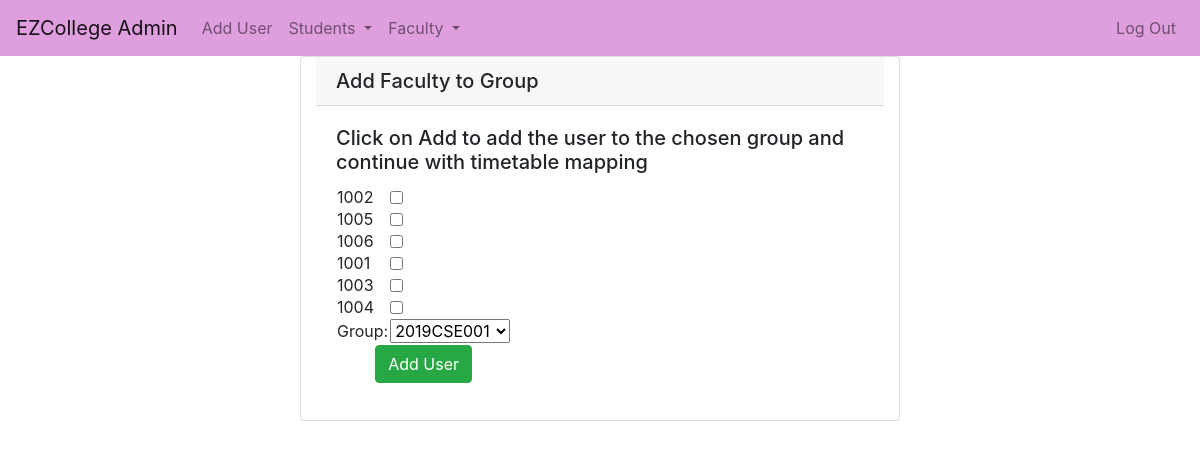
The page /acadportal/admin/addfacgroup.php on the database its author committed.
### tables this page shows
CREATE TABLE `faculty` (
  `id` int(11) NOT NULL,
  `firstname` longtext NOT NULL,
  `lastname` longtext NOT NULL,
  `username` longtext NOT NULL,
  `dept` longtext NOT NULL,
  `designation` longtext NOT NULL,
  `email` longtext NOT NULL,
  `phone` longtext NOT NULL
);

### acadportal/admin/addfacgroup.php (the view, shortened to what this page needs)
<html>
	<head>
		<?php
			include "navbar.php";
		?>
	</head>
	<body>
		<div class="card col-6 ">
		  <h5 class="card-header">Add Faculty to Group</h5>
		  <div class="card-body align-self-center">
			<h5 class="card-title">Click on Add to add the user to the chosen group and continue with timetable mapping</h5>
			<form action="addfacgroup" method="post">
			<table>
			<?php
				$res = $con->query("SELECT `username` FROM `faculty` ");
				while($rows=$res->fetch_assoc()){
			?>
			<tr>
				<td><?php echo $rows['username']; ?></td>
				<td> <input type="checkbox" name="member[]" value="<?php echo $rows['username']; ?>" />
				</td>
			</tr>
			<?php
				}
				$res = $con->query("SELECT * FROM `group_data`");
				?>
			<tr>
				<td>Group:  </td>
				<td>
					<select name="group">
					<?php while($rows=$res->fetch_assoc()){ ?>
					  <option value="<?php echo $rows['name'];?>"><?php echo $rows['name'];?></option>
					<?php
					}
					?>
					</select>
				</td>
			</tr>
			<tr>
				<td colspan="2">
					<center>
					<input type="submit" name="submit" class="btn btn-success" value="Add User">
					</center>
				</td>
			</tr>
			</table>
			</form>
		  </div>
		</div>
	</body>
</html>

### acadportal/admin/addfacgroup.php (style rules this page uses)
.card { margin: 0 auto; float: none; margin-bottom: 10px; }

### rows shown on the page
faculty: username "1002"
faculty: username "1005"
faculty: username "1006"
faculty: username "1001"
faculty: username "1003"
faculty: username "1004"

### other values the page prints
form field group "2019CSE001"
